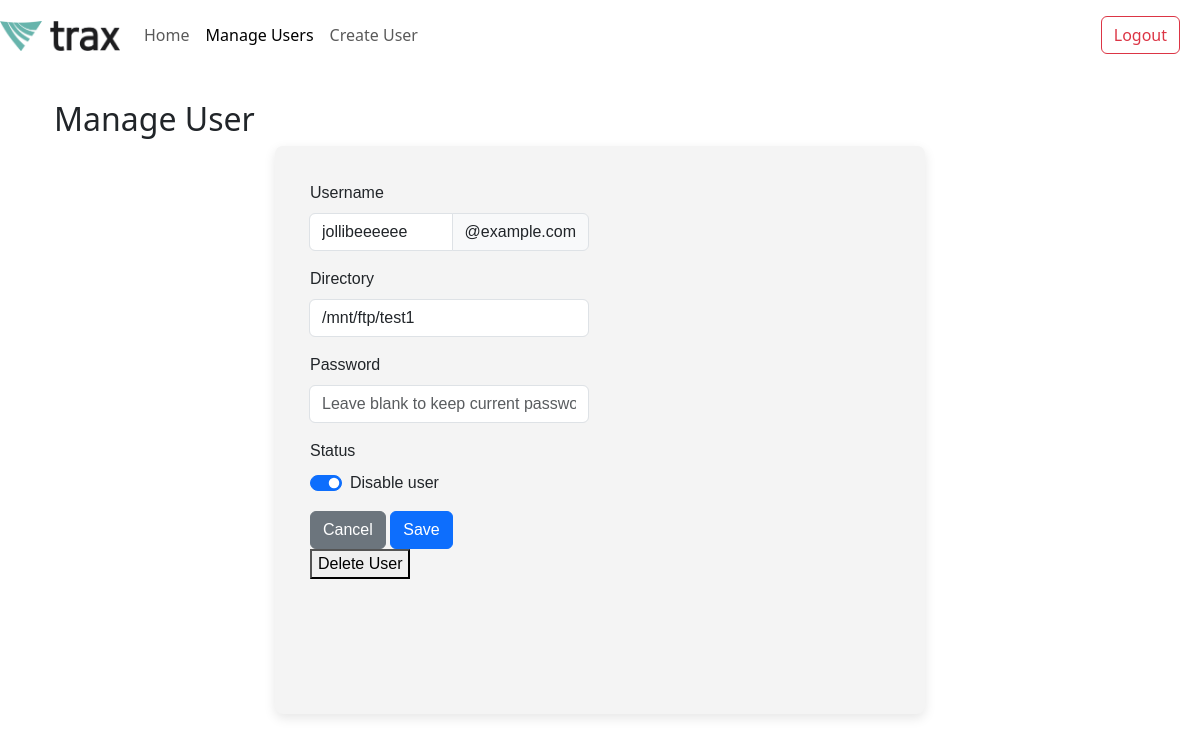
The page /manage_user/105001 (signed in) on the database as committed earlier.
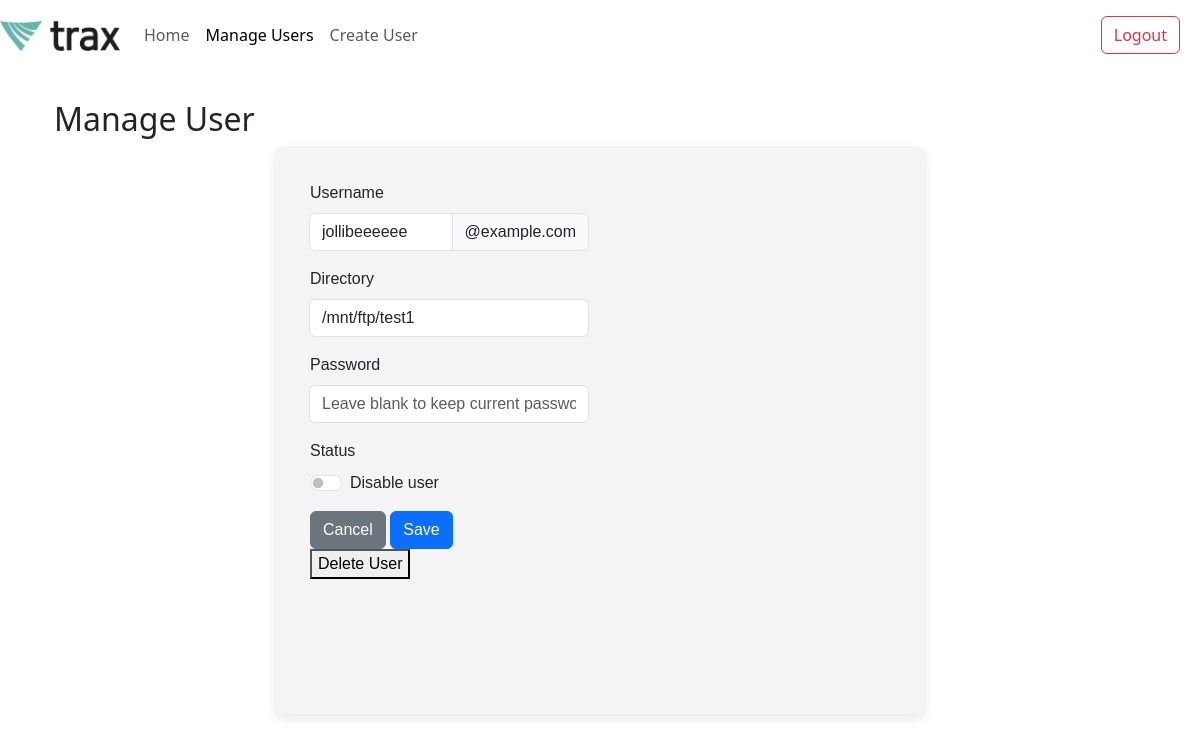
The same page on the database as committed later.
### app.py (models this page shows, shortened)
class User(db.Model):
    id = db.Column(db.Integer, primary_key=True)
    username = db.Column(db.String(80), nullable=False, unique=True)
    password = db.Column(db.String(120), nullable=False)
    directory = db.Column(db.String(120), nullable=False)
    status = db.Column(db.String(10), nullable=False)

### app.py (the view)
@app.route('/manage_user/<int:user_id>', methods=['GET'])
def manage_user(user_id):
    if not session.get("username"):
        return redirect("/login")
    user = User.query.get_or_404(user_id)
    return render_template('manage_user.html', user=user)

### templates/manage_user.html (shortened to what this page needs)
<!DOCTYPE html>
<html lang="en">
<head>
    <link href="https://cdn.jsdelivr.net/npm/bootstrap@5.3.3/dist/css/bootstrap.min.css" rel="stylesheet">
</head>
<body>
    {% extends "index.html" %}
    {% block content %}
    <div class="container">
        <h2>Manage User</h2>
        {% include 'manage_user_component.html' %}
    </div>
    {% endblock %}

### templates/manage_user_component.html (shortened to what this page needs)
<!DOCTYPE html>
<html lang="en">
<head>
    <link href="https://cdn.jsdelivr.net/npm/bootstrap@5.3.3/dist/css/bootstrap.min.css" rel="stylesheet">
</head>
<body>
        <div class="main-container">
            <div class="manage-user-container">
                <form action="{{ url_for('update_user') }}" method="POST">
                    <div class="second-column">
                        <div class="input-group mb-3">
                            <label for="username" class="form-label">Username</label>
                            <div class="input-group">
                                <input type="text" class="form-control" id="username" name="username" value="{{ user.username }}" required>
                                <span class="input-group-text" id="basic-addon2">@example.com</span>
                            </div>
                        </div>
                        <div class="input-group mb-3">
                            <label for="directory" class="form-label">Directory</label>
                            <div class="input-group">
                                <input type="text" class="form-control" id="directory" name="directory" value="{{ user.directory }}" required>
                            </div>
                        </div>
                        <div class="input-group mb-3">
                            <label for="password" class="form-label">Password</label>
                            <div class="input-group">
                                <input type="password" class="form-control" id="password" name="password" placeholder="Leave blank to keep current password">
                            </div>
                        </div>
                        <div class="mb-3">
                            <label class="form-label">Status</label>
                            <div class="form-check form-switch">
                                <input class="form-check-input" type="checkbox" role="switch" id="status-switch" name="status_switch" value="Disabled"
                                    aria-checked="{% if user.status == 'Disabled' %}true{% else %}false{% endif %}"
                                    {% if user.status == 'Disabled' %}checked{% endif %}>
                                <label class="form-check-label" for="status-switch">Disable user</label>
                            </div>
                        </div>
                        <div class="button-group">
                            <button type="button" class="btn btn-secondary" onclick='window.location.href="/home"'>Cancel</button>
                            <button type="submit" class="btn btn-primary">Save</button>
                        </div>
                        <button type="submit">Delete User</button>
                    </div>
                </form>
            </div>
        </div>
</body>
</html>

Rows that differ between the two databases and show on the page:
changed User "jollibeeeeee": status "☑" → "☐"
